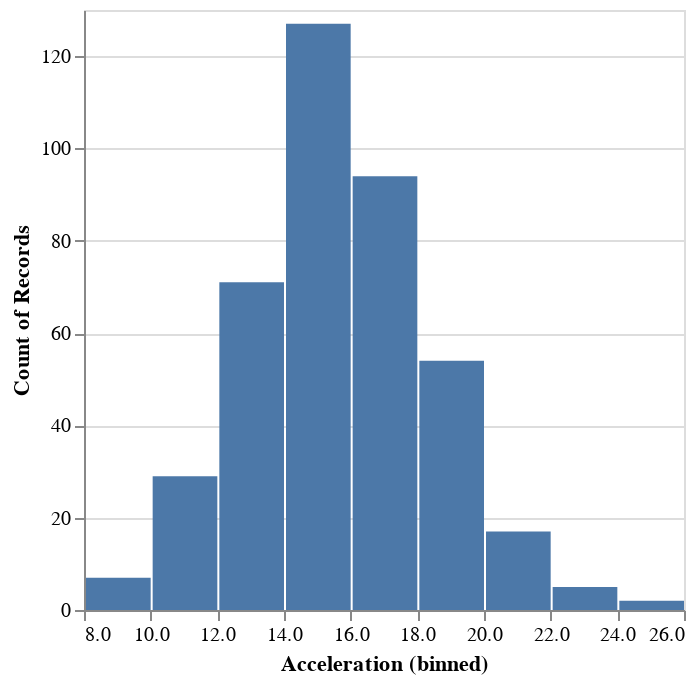

Here is the notebook cell this chart was saved with:
### Markdown cell above
In `altair`, histogram is not a special type of visualization, but simply a plot with bars where a variable is binned and a counting aggregation function is used.

### Code cell
alt.Chart(cars).mark_bar().encode(
    x=alt.X('Acceleration', bin=True),
    y='count()'
)

### Figure 1 — Vega-Lite specification as saved in the notebook (floating-point values rounded to 4 significant figures; data arrays with more than 128 entries replaced by an {"elided": "..."} marker saying what was removed)
{"config": {"view": {"continuousWidth": 300, "continuousHeight": 300}}, "data": {"name": "data-583e73726c1545c56c203344161a975c"}, "mark": {"type": "bar"}, "encoding": {"x": {"bin": true, "field": "Acceleration", "type": "quantitative"}, "y": {"aggregate": "count", "type": "quantitative"}}, "$schema": "https://vega.github.io/schema/vega-lite/v5.17.0.json", "datasets": {"data-583e73726c1545c56c203344161a975c": {"elided": "406 records"}}}
